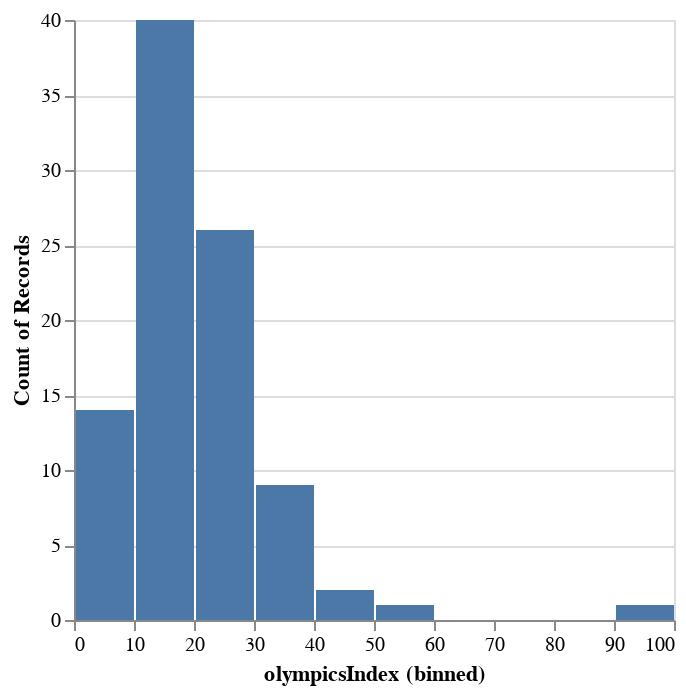

Notebook code cell kept with this figure:
### Code cell
# prompt: Using dataframe data: write codes to generate all the above 19 charts

# Import necessary libraries
import altair as alt
import pandas as pd

# Assuming 'data' is your pandas DataFrame

# 1. Population vs. GDP scatter plot
alt.Chart(data).mark_circle().encode(
    x='population',
    y='gdp',
    tooltip=['name', 'population', 'gdp']
).interactive()


# 2. Olympics Index vs. Sports Index scatter plot
alt.Chart(data).mark_circle().encode(
    x='olympics_index',
    y='sports_index',
    tooltip=['name', 'olympics_index', 'sports_index']
).interactive()


# 3. GDP distribution histogram
alt.Chart(data).mark_bar().encode(
    alt.X("gdp", bin=True),
    y='count()',
).interactive()

#4. Population distribution histogram
alt.Chart(data).mark_bar().encode(
    alt.X("population", bin=True),
    y='count()',
).interactive()

# 5. Olympics Index distribution histogram
alt.Chart(data).mark_bar().encode(
    alt.X('olympics_index', bin=True),
    y='count()',
).interactive()

#6. Sports index distribution histogram
alt.Chart(data).mark_bar().encode(
    alt.X("sports_index", bin=True),
    y='count()',
).interactive()

# 7. Total medals vs. Gold medals scatter plot
alt.Chart(data).mark_circle().encode(
    x='total',
    y='gold',
    tooltip=['name', 'total', 'gold']
).interactive()

# 8. Total medals vs. Silver medals scatter plot
alt.Chart(data).mark_circle().encode(
    x='total',
    y='silver',
    tooltip=['name', 'total', 'silver']
).interactive()

# 9. Total medals vs. Bronze medals scatter plot
alt.Chart(data).mark_circle().encode(
    x='total',
    y='bronze',
    tooltip=['name', 'total', 'bronze']
).interactive()


# 10. Bar chart of total medals by continent
alt.Chart(data).mark_bar().encode(
    x='continent',
    y='sum(total)'
).interactive()


# 11. Bar chart of gold medals by continent
alt.Chart(data).mark_bar().encode(
    x='continent',
    y='sum(gold)'
).interactive()


# 12. Bar chart of silver medals by continent
alt.Chart(data).mark_bar().encode(
    x='continent',
    y='sum(silver)'
).interactive()


# 13. Bar chart of bronze medals by continent
alt.Chart(data).mark_bar().encode(
    x='continent',
    y='sum(bronze)'
).interactive()


# 14. Scatter plot: population vs. olympicsIndex colored by continent
alt.Chart(data).mark_circle().encode(
    x='population',
    y='olympicsIndex',
    color='continent',
    tooltip=['name', 'population', 'olympicsIndex', 'continent']
).interactive()


# 15. Scatter plot: gdp vs. sportsIndex colored by continent
alt.Chart(data).mark_circle().encode(
    x='gdp',
    y='sportsIndex',
    color='continent',
    tooltip=['name', 'gdp', 'sportsIndex', 'continent']
).interactive()

#16. Correlation heatmap
# Assuming you have a correlation matrix (e.g., corr_matrix) from pandas:
# corr_matrix = data.corr()
# alt.Chart(corr_matrix.reset_index().melt('index')).mark_rect().encode(
#     x='index:O',
#     y='variable:O',
#     color='value:Q'
# )

# 17-19.  More charts can be created based on your data, e.g.:
#  * Boxplots
#  * Line charts over time (if you have a time column)
#  * Maps (if you have geographic information)

### Figure 1 — Vega-Lite specification as saved in the notebook (floating-point values rounded to 4 significant figures)
{"config": {"view": {"continuousWidth": 300, "continuousHeight": 300}}, "data": {"name": "data-718b5ed3d7098432b197da9ec9ca2c72"}, "mark": {"type": "bar"}, "encoding": {"x": {"bin": true, "field": "olympicsIndex", "type": "quantitative"}, "y": {"aggregate": "count", "type": "quantitative"}}, "$schema": "https://vega.github.io/schema/vega-lite/v5.20.1.json", "datasets": {"data-718b5ed3d7098432b197da9ec9ca2c72": [{"iso": "ARG", "ioc": "ARG", "name": "Argentina", "continent": "South America", "population": 45376763, "gdp": 383066977654, "olympics_index": 19.6, "sports_index": 9.325, "olympicsIndex": 19.6, "sportsIndex": 9.325, "total": 3, "gold": 0, "silver": 1, "bronze": 2}, {"iso": "ARM", "ioc": "ARM", "name": "Armenia", "continent": "Asia", "population": 2963234, "gdp": 12645459214, "olympics_index": 19.68, "sports_index": 13.5, "olympicsIndex": 19.68, "sportsIndex": 13.5, "total": 4, "gold": 0, "silver": 2, "bronze": 2}, {"iso": "AUS", "ioc": "AUS", "name": "Australia", "continent": "Oceania", "population": 25687041, "gdp": 1330900925057, "olympics_index": 31.17, "sports_index": 11.07, "olympicsIndex": 31.17, "sportsIndex": 11.07, "total": 46, "gold": 17, "silver": 7, "bronze": 22}, {"iso": "AUT", "ioc": "AUT", "name": "Austria", "continent": "Europe", "population": 8917205, "gdp": 428965397959, "olympics_index": 12.21, "sports_index": 15.92, "olympicsIndex": 12.21, "sportsIndex": 15.92, "total": 7, "gold": 1, "silver": 1, "bronze": 5}, {"iso": "AZE", "ioc": "AZE", "name": "Azerbaijan", "continent": "Europe", "population": 10110116, "gdp": 42607176471, "olympics_index": 18.21, "sports_index": 13.1, "olympicsIndex": 18.21, "sportsIndex": 13.1, "total": 7, "gold": 0, "silver": 3, "bronze": 4}, {"iso": "BEL", "ioc": "BEL", "name": "Belgium", "continent": "Europe", "population": 11555997, "gdp": 515332499628, "olympics_index": 15.01, "sports_index": 14.31, "olympicsIndex": 15.01, "sportsIndex": 14.31, "total": 7, "gold": 3, "silver": 1, "bronze": 3}, {"iso": "BFA", "ioc": "BUR", "name": "Burkina Faso", "continent": "Africa", "population": 20903278, "gdp": 17369059295, "olympics_index": 14.91, "sports_index": 12.94, "olympicsIndex": 14.91, "sportsIndex": 12.94, "total": 1, "gold": 0, "silver": 0, "bronze": 1}, {"iso": "BGR", "ioc": "BUL", "name": "Bulgaria", "continent": "Europe", "population": 6927288, "gdp": 69105101090, "olympics_index": 22.68, "sports_index": 19.66, "olympicsIndex": 22.68, "sportsIndex": 19.66, "total": 6, "gold": 3, "silver": 1, "bronze": 2}, {"iso": "BHR", "ioc": "BRN", "name": "Bahrain", "continent": "Asia", "population": 1701583, "gdp": 38474521277, "olympics_index": 14.42, "sports_index": 13.93, "olympicsIndex": 14.42, "sportsIndex": 13.93, "total": 1, "gold": 0, "silver": 1, "bronze": 0}, {"iso": "BHS", "ioc": "BAH", "name": "Bahamas", "continent": "North America", "population": 393248, "gdp": 11250000000, "olympics_index": 18.09, "sports_index": 9.63, "olympicsIndex": 18.09, "sportsIndex": 9.63, "total": 2, "gold": 2, "silver": 0, "bronze": 0}, {"iso": "BLR", "ioc": "BLR", "name": "Belarus", "continent": "Europe", "population": 9398861, "gdp": 60258239056, "olympics_index": 30.98, "sports_index": 11.67, "olympicsIndex": 30.98, "sportsIndex": 11.67, "total": 7, "gold": 1, "silver": 3, "bronze": 3}, {"iso": "BMU", "ioc": "BER", "name": "Bermuda", "continent": "North America", "population": 63903, "gdp": 7484113000, "olympics_index": 51.54, "sports_index": 23.06, "olympicsIndex": 51.54, "sportsIndex": 23.06, "total": 1, "gold": 1, "silver": 0, "bronze": 0}, {"iso": "BRA", "ioc": "BRA", "name": "Brazil", "continent": "South America", "population": 212559409, "gdp": 1444733258972, "olympics_index": 34.49, "sports_index": 22.35, "olympicsIndex": 34.49, "sportsIndex": 22.35, "total": 21, "gold": 7, "silver": 6, "bronze": 8}, {"iso": "BWA", "ioc": "BOT", "name": "Botswana", "continent": "Africa", "population": 2351625, "gdp": 15781732826, "olympics_index": 17.44, "sports_index": 15.42, "olympicsIndex": 17.44, "sportsIndex": 15.42, "total": 1, "gold": 0, "silver": 0, "bronze": 1}, {"iso": "CAN", "ioc": "CAN", "name": "Canada", "continent": "North America", "population": 38005238, "gdp": 1643407977069, "olympics_index": 24.4, "sports_index": 9.155, "olympicsIndex": 24.4, "sportsIndex": 9.155, "total": 24, "gold": 7, "silver": 6, "bronze": 11}, {"iso": "CHE", "ioc": "SUI", "name": "Switzerland", "continent": "Europe", "population": 8636896, "gdp": 747968636174, "olympics_index": 14.2, "sports_index": 16.38, "olympicsIndex": 14.2, "sportsIndex": 16.38, "total": 13, "gold": 3, "silver": 4, "bronze": 6}, {"iso": "CHN", "ioc": "CHN", "name": "China", "continent": "Asia", "population": 1402112000, "gdp": 14722730697890, "olympics_index": 27.47, "sports_index": 8.488, "olympicsIndex": 27.47, "sportsIndex": 8.488, "total": 88, "gold": 38, "silver": 32, "bronze": 18}, {"iso": "CIV", "ioc": "CIV", "name": "Côte d'Ivoire", "continent": null, "population": 26378275, "gdp": 61348579465, "olympics_index": 10.8, "sports_index": 17.35, "olympicsIndex": 10.8, "sportsIndex": 17.35, "total": 1, "gold": 0, "silver": 0, "bronze": 1}, {"iso": "COL", "ioc": "COL", "name": "Colombia", "continent": "South America", "population": 50882884, "gdp": 271346896626, "olympics_index": 20.26, "sports_index": 8.364, "olympicsIndex": 20.26, "sportsIndex": 8.364, "total": 5, "gold": 0, "silver": 4, "bronze": 1}, {"iso": "CUB", "ioc": "CUB", "name": "Cuba", "continent": "North America", "population": 11326616, "gdp": 103131000000, "olympics_index": 30.87, "sports_index": 14.78, "olympicsIndex": 30.87, "sportsIndex": 14.78, "total": 15, "gold": 7, "silver": 3, "bronze": 5}, {"iso": "CZE", "ioc": "CZE", "name": "Czech Republic", "continent": "Europe", "population": 10698896, "gdp": 243530379897, "olympics_index": 27.01, "sports_index": 14.49, "olympicsIndex": 27.01, "sportsIndex": 14.49, "total": 11, "gold": 4, "silver": 4, "bronze": 3}, {"iso": "DEU", "ioc": "GER", "name": "Germany", "continent": "Europe", "population": 83240525, "gdp": 3806060140125, "olympics_index": 13.21, "sports_index": 9.995, "olympicsIndex": 13.21, "sportsIndex": 9.995, "total": 37, "gold": 10, "silver": 11, "bronze": 16}, {"iso": "DNK", "ioc": "DEN", "name": "Denmark", "continent": "Europe", "population": 5831404, "gdp": 355184024841, "olympics_index": 9.946, "sports_index": 10.28, "olympicsIndex": 9.946, "sportsIndex": 10.28, "total": 11, "gold": 3, "silver": 4, "bronze": 4}, {"iso": "DOM", "ioc": "DOM", "name": "Dominican Republic", "continent": "North America", "population": 10847904, "gdp": 78844702329, "olympics_index": 14.14, "sports_index": 9.43, "olympicsIndex": 14.14, "sportsIndex": 9.43, "total": 5, "gold": 0, "silver": 3, "bronze": 2}, {"iso": "ECU", "ioc": "ECU", "name": "Ecuador", "continent": "South America", "population": 17643060, "gdp": 98808010000, "olympics_index": 20.77, "sports_index": 11.09, "olympicsIndex": 20.77, "sportsIndex": 11.09, "total": 3, "gold": 2, "silver": 1, "bronze": 0}, {"iso": "EGY", "ioc": "EGY", "name": "Egypt", "continent": "Africa", "population": 102334403, "gdp": 363069245165, "olympics_index": 13.09, "sports_index": 26.08, "olympicsIndex": 13.09, "sportsIndex": 26.08, "total": 6, "gold": 1, "silver": 1, "bronze": 4}, {"iso": "ESP", "ioc": "ESP", "name": "Spain", "continent": "Europe", "population": 47351567, "gdp": 1281199091016, "olympics_index": 25.17, "sports_index": 12.81, "olympicsIndex": 25.17, "sportsIndex": 12.81, "total": 17, "gold": 3, "silver": 8, "bronze": 6}, {"iso": "EST", "ioc": "EST", "name": "Estonia", "continent": "Europe", "population": 1331057, "gdp": 31029968591, "olympics_index": 18.79, "sports_index": 13.89, "olympicsIndex": 18.79, "sportsIndex": 13.89, "total": 2, "gold": 1, "silver": 0, "bronze": 1}, {"iso": "ETH", "ioc": "ETH", "name": "Ethiopia", "continent": "Africa", "population": 114963583, "gdp": 107645054312, "olympics_index": 21.38, "sports_index": 72.23, "olympicsIndex": 21.38, "sportsIndex": 72.23, "total": 4, "gold": 1, "silver": 1, "bronze": 2}, {"iso": "FIN", "ioc": "FIN", "name": "Finland", "continent": "Europe", "population": 5530719, "gdp": 271233883404, "olympics_index": 26.43, "sports_index": 7.691, "olympicsIndex": 26.43, "sportsIndex": 7.691, "total": 2, "gold": 0, "silver": 0, "bronze": 2}, {"iso": "FJI", "ioc": "FIJ", "name": "Fiji", "continent": "Oceania", "population": 896444, "gdp": 4376014756, "olympics_index": 19.69, "sports_index": 11.74, "olympicsIndex": 19.69, "sportsIndex": 11.74, "total": 2, "gold": 1, "silver": 0, "bronze": 1}, {"iso": "FRA", "ioc": "FRA", "name": "France", "continent": "Europe", "population": 67391582, "gdp": 2603004395902, "olympics_index": 15.78, "sports_index": 16.23, "olympicsIndex": 15.78, "sportsIndex": 16.23, "total": 33, "gold": 10, "silver": 12, "bronze": 11}, {"iso": "GBR", "ioc": "GBR", "name": "Great Britain", "continent": "Europe", "population": 67215293, "gdp": 2707743777174, "olympics_index": 23.15, "sports_index": 29.54, "olympicsIndex": 23.15, "sportsIndex": 29.54, "total": 65, "gold": 22, "silver": 21, "bronze": 22}, {"iso": "GEO", "ioc": "GEO", "name": "Georgia", "continent": "Europe", "population": 3714000, "gdp": 15891688903, "olympics_index": 21.67, "sports_index": 11.55, "olympicsIndex": 21.67, "sportsIndex": 11.55, "total": 8, "gold": 2, "silver": 5, "bronze": 1}, {"iso": "GHA", "ioc": "GHA", "name": "Ghana", "continent": "Africa", "population": 31072945, "gdp": 72354428865, "olympics_index": 12.3, "sports_index": 25.18, "olympicsIndex": 12.3, "sportsIndex": 25.18, "total": 1, "gold": 0, "silver": 0, "bronze": 1}, {"iso": "GRC", "ioc": "GRE", "name": "Greece", "continent": "Europe", "population": 10715549, "gdp": 189410106620, "olympics_index": 17.24, "sports_index": 25.24, "olympicsIndex": 17.24, "sportsIndex": 25.24, "total": 4, "gold": 2, "silver": 1, "bronze": 1}, {"iso": "GRD", "ioc": "GRN", "name": "Grenada", "continent": "North America", "population": 112519, "gdp": 1089203704, "olympics_index": 30.03, "sports_index": 15.97, "olympicsIndex": 30.03, "sportsIndex": 15.97, "total": 1, "gold": 0, "silver": 0, "bronze": 1}, {"iso": "HKG", "ioc": "HKG", "name": "Hong Kong, China", "continent": "Asia", "population": 7481800, "gdp": 346585881504, "olympics_index": 26.36, "sports_index": 9.797, "olympicsIndex": 26.36, "sportsIndex": 9.797, "total": 6, "gold": 1, "silver": 2, "bronze": 3}, {"iso": "HRV", "ioc": "CRO", "name": "Croatia", "continent": "Europe", "population": 4047200, "gdp": 55966581780, "olympics_index": 17.37, "sports_index": 32.75, "olympicsIndex": 17.37, "sportsIndex": 32.75, "total": 8, "gold": 3, "silver": 3, "bronze": 2}, {"iso": "HUN", "ioc": "HUN", "name": "Hungary", "continent": "Europe", "population": 9749763, "gdp": 155012927629, "olympics_index": 43.59, "sports_index": 17.51, "olympicsIndex": 43.59, "sportsIndex": 17.51, "total": 20, "gold": 6, "silver": 7, "bronze": 7}, {"iso": "IDN", "ioc": "INA", "name": "Indonesia", "continent": "Asia", "population": 273523621, "gdp": 1058423838345, "olympics_index": 8.214, "sports_index": 11.08, "olympicsIndex": 8.214, "sportsIndex": 11.08, "total": 5, "gold": 1, "silver": 1, "bronze": 3}, {"iso": "IND", "ioc": "IND", "name": "India", "continent": "Asia", "population": 1380004385, "gdp": 2622983732006, "olympics_index": 13.36, "sports_index": 10.57, "olympicsIndex": 13.36, "sportsIndex": 10.57, "total": 7, "gold": 1, "silver": 2, "bronze": 4}, {"iso": "IRL", "ioc": "IRL", "name": "Ireland", "continent": "Europe", "population": 4994724, "gdp": 418621818482, "olympics_index": null, "sports_index": null, "olympicsIndex": 0.0, "sportsIndex": 0.0, "total": 4, "gold": 2, "silver": 0, "bronze": 2}, {"iso": "IRN", "ioc": "IRI", "name": "Iran", "continent": "Asia", "population": 83992953, "gdp": 191718271484, "olympics_index": 13.81, "sports_index": 27.34, "olympicsIndex": 13.81, "sportsIndex": 27.34, "total": 7, "gold": 3, "silver": 2, "bronze": 2}, {"iso": "ISR", "ioc": "ISR", "name": "Israel", "continent": "Asia", "population": 9216900, "gdp": 401953804837, "olympics_index": 13.39, "sports_index": 36.76, "olympicsIndex": 13.39, "sportsIndex": 36.76, "total": 4, "gold": 2, "silver": 0, "bronze": 2}, {"iso": "ITA", "ioc": "ITA", "name": "Italy", "continent": "Europe", "population": 59554023, "gdp": 1886445268341, "olympics_index": 19.75, "sports_index": 18.9, "olympicsIndex": 19.75, "sportsIndex": 18.9, "total": 40, "gold": 10, "silver": 10, "bronze": 20}, {"iso": "JAM", "ioc": "JAM", "name": "Jamaica", "continent": "North America", "population": 2961161, "gdp": 13812421803, "olympics_index": 27.94, "sports_index": 13.03, "olympicsIndex": 27.94, "sportsIndex": 13.03, "total": 9, "gold": 4, "silver": 1, "bronze": 4}, {"iso": "JOR", "ioc": "JOR", "name": "Jordan", "continent": "Asia", "population": 10203140, "gdp": 43697659275, "olympics_index": 8.254, "sports_index": 12.86, "olympicsIndex": 8.254, "sportsIndex": 12.86, "total": 2, "gold": 0, "silver": 1, "bronze": 1}, {"iso": "JPN", "ioc": "JPN", "name": "Japan", "continent": "Asia", "population": 125836021, "gdp": 5064872875605, "olympics_index": 100.0, "sports_index": 10.61, "olympicsIndex": 100.0, "sportsIndex": 10.61, "total": 58, "gold": 27, "silver": 14, "bronze": 17}, {"iso": "KAZ", "ioc": "KAZ", "name": "Kazakhstan", "continent": "Europe", "population": 18754440, "gdp": 169835426427, "olympics_index": 38.98, "sports_index": 12.23, "olympicsIndex": 38.98, "sportsIndex": 12.23, "total": 8, "gold": 0, "silver": 0, "bronze": 8}, {"iso": "KEN", "ioc": "KEN", "name": "Kenya", "continent": "Africa", "population": 53771300, "gdp": 98842939649, "olympics_index": 9.495, "sports_index": 21.62, "olympicsIndex": 9.495, "sportsIndex": 21.62, "total": 10, "gold": 4, "silver": 4, "bronze": 2}, {"iso": "KGZ", "ioc": "KGZ", "name": "Kyrgyzstan", "continent": "Asia", "population": 6591600, "gdp": 7735976613, "olympics_index": 30.85, "sports_index": 11.74, "olympicsIndex": 30.85, "sportsIndex": 11.74, "total": 3, "gold": 0, "silver": 2, "bronze": 1}, {"iso": "KOR", "ioc": "KOR", "name": "South Korea", "continent": "Asia", "population": 51780579, "gdp": 1630525005469, "olympics_index": 16.17, "sports_index": 10.61, "olympicsIndex": 16.17, "sportsIndex": 10.61, "total": 20, "gold": 6, "silver": 4, "bronze": 10}, {"iso": "KWT", "ioc": "KUW", "name": "Kuwait", "continent": "Asia", "population": 4270563, "gdp": 136196760181, "olympics_index": 10.79, "sports_index": 13.99, "olympicsIndex": 10.79, "sportsIndex": 13.99, "total": 1, "gold": 0, "silver": 0, "bronze": 1}, {"iso": "LTU", "ioc": "LTU", "name": "Lithuania", "continent": "Europe", "population": 2794700, "gdp": 55887271833, "olympics_index": 38.01, "sports_index": 11.84, "olympicsIndex": 38.01, "sportsIndex": 11.84, "total": 1, "gold": 0, "silver": 1, "bronze": 0}, {"iso": "LVA", "ioc": "LAT", "name": "Latvia", "continent": "Europe", "population": 1901548, "gdp": 33505185229, "olympics_index": 21.99, "sports_index": 15.52, "olympicsIndex": 21.99, "sportsIndex": 15.52, "total": 2, "gold": 1, "silver": 0, "bronze": 1}, {"iso": "MAR", "ioc": "MAR", "name": "Morocco", "continent": "Africa", "population": 36910558, "gdp": 112870591694, "olympics_index": 7.15, "sports_index": 21.3, "olympicsIndex": 7.15, "sportsIndex": 21.3, "total": 1, "gold": 1, "silver": 0, "bronze": 0}, {"iso": "MDA", "ioc": "MDA", "name": "Moldova", "continent": null, "population": 2617820, "gdp": 11914040905, "olympics_index": 23.56, "sports_index": 10.58, "olympicsIndex": 23.56, "sportsIndex": 10.58, "total": 1, "gold": 0, "silver": 0, "bronze": 1}, {"iso": "MEX", "ioc": "MEX", "name": "Mexico", "continent": "North America", "population": 128932753, "gdp": 1076163316175, "olympics_index": 23.73, "sports_index": 7.826, "olympicsIndex": 23.73, "sportsIndex": 7.826, "total": 4, "gold": 0, "silver": 0, "bronze": 4}, {"iso": "MKD", "ioc": "MKD", "name": "North Macedonia", "continent": null, "population": 2083380, "gdp": 12266949805, "olympics_index": null, "sports_index": null, "olympicsIndex": 0.0, "sportsIndex": 0.0, "total": 1, "gold": 0, "silver": 1, "bronze": 0}, {"iso": "MNG", "ioc": "MGL", "name": "Mongolia", "continent": "Asia", "population": 3278292, "gdp": 13137128659, "olympics_index": 26.45, "sports_index": 7.726, "olympicsIndex": 26.45, "sportsIndex": 7.726, "total": 4, "gold": 0, "silver": 1, "bronze": 3}, {"iso": "MYS", "ioc": "MAS", "name": "Malaysia", "continent": "Asia", "population": 32365998, "gdp": 336664444247, "olympics_index": 11.0, "sports_index": 8.921, "olympicsIndex": 11.0, "sportsIndex": 8.921, "total": 2, "gold": 0, "silver": 1, "bronze": 1}, {"iso": "NAM", "ioc": "NAM", "name": "Namibia", "continent": "Africa", "population": 2540916, "gdp": 10699926683, "olympics_index": 10.28, "sports_index": 29.5, "olympicsIndex": 10.28, "sportsIndex": 29.5, "total": 1, "gold": 0, "silver": 1, "bronze": 0}, {"iso": "NGA", "ioc": "NGR", "name": "Nigeria", "continent": "Africa", "population": 206139587, "gdp": 432293776262, "olympics_index": 7.483, "sports_index": 20.31, "olympicsIndex": 7.483, "sportsIndex": 20.31, "total": 2, "gold": 0, "silver": 1, "bronze": 1}, {"iso": "NLD", "ioc": "NED", "name": "Netherlands", "continent": "Europe", "population": 17441139, "gdp": 912242335119, "olympics_index": 16.62, "sports_index": 9.394, "olympicsIndex": 16.62, "sportsIndex": 9.394, "total": 36, "gold": 10, "silver": 12, "bronze": 14}, {"iso": "NOR", "ioc": "NOR", "name": "Norway", "continent": "Europe", "population": 5379475, "gdp": 362008956545, "olympics_index": 16.53, "sports_index": 11.54, "olympicsIndex": 16.53, "sportsIndex": 11.54, "total": 8, "gold": 4, "silver": 2, "bronze": 2}, {"iso": "NZL", "ioc": "NZL", "name": "New Zealand", "continent": "Oceania", "population": 5084300, "gdp": 212482013605, "olympics_index": 28.27, "sports_index": 14.39, "olympicsIndex": 28.27, "sportsIndex": 14.39, "total": 20, "gold": 7, "silver": 6, "bronze": 7}, {"iso": "PHL", "ioc": "PHI", "name": "Philippines", "continent": "Asia", "population": 109581085, "gdp": 361489354350, "olympics_index": 11.3, "sports_index": 7.396, "olympicsIndex": 11.3, "sportsIndex": 7.396, "total": 4, "gold": 1, "silver": 2, "bronze": 1}, {"iso": "POL", "ioc": "POL", "name": "Poland", "continent": "Europe", "population": 37950802, "gdp": 594164690895, "olympics_index": 26.0, "sports_index": 17.01, "olympicsIndex": 26.0, "sportsIndex": 17.01, "total": 14, "gold": 4, "silver": 5, "bronze": 5}, {"iso": "PRI", "ioc": "PUR", "name": "Puerto Rico", "continent": "North America", "population": 3194034, "gdp": 103138300000, "olympics_index": 28.37, "sports_index": 8.646, "olympicsIndex": 28.37, "sportsIndex": 8.646, "total": 1, "gold": 1, "silver": 0, "bronze": 0}, {"iso": "PRT", "ioc": "POR", "name": "Portugal", "continent": "Europe", "population": 10305564, "gdp": 231255587277, "olympics_index": 25.37, "sports_index": 19.05, "olympicsIndex": 25.37, "sportsIndex": 19.05, "total": 4, "gold": 1, "silver": 1, "bronze": 2}, {"iso": "QAT", "ioc": "QAT", "name": "Qatar", "continent": "Asia", "population": 2881060, "gdp": 146373588867, "olympics_index": 17.71, "sports_index": 15.5, "olympicsIndex": 17.71, "sportsIndex": 15.5, "total": 3, "gold": 2, "silver": 0, "bronze": 1}, {"iso": "ROU", "ioc": "ROU", "name": "Romania", "continent": "Europe", "population": 19286123, "gdp": 248715551367, "olympics_index": 10.93, "sports_index": 14.97, "olympicsIndex": 10.93, "sportsIndex": 14.97, "total": 4, "gold": 1, "silver": 3, "bronze": 0}, {"iso": "RUS", "ioc": "ROC", "name": "Russia", "continent": "Europe", "population": 144104080, "gdp": 1483497784868, "olympics_index": 44.46, "sports_index": 11.02, "olympicsIndex": 44.46, "sportsIndex": 11.02, "total": 71, "gold": 20, "silver": 28, "bronze": 23}, {"iso": "SAU", "ioc": "KSA", "name": "Saudi Arabia", "continent": "Asia", "population": 34813867, "gdp": 700117873249, "olympics_index": 7.665, "sports_index": 13.24, "olympicsIndex": 7.665, "sportsIndex": 13.24, "total": 1, "gold": 0, "silver": 1, "bronze": 0}, {"iso": "SMR", "ioc": "SMR", "name": "San Marino", "continent": "Europe", "population": 33938, "gdp": 1616369646, "olympics_index": 1.0, "sports_index": 24.09, "olympicsIndex": 1.0, "sportsIndex": 24.09, "total": 3, "gold": 0, "silver": 1, "bronze": 2}, {"iso": "SRB", "ioc": "SRB", "name": "Serbia", "continent": "Europe", "population": 6908224, "gdp": 52960134079, "olympics_index": 19.55, "sports_index": 36.28, "olympicsIndex": 19.55, "sportsIndex": 36.28, "total": 9, "gold": 3, "silver": 1, "bronze": 5}, {"iso": "SVK", "ioc": "SVK", "name": "Slovakia", "continent": "Europe", "population": 5458827, "gdp": 104574146248, "olympics_index": 26.04, "sports_index": 25.27, "olympicsIndex": 26.04, "sportsIndex": 25.27, "total": 4, "gold": 1, "silver": 2, "bronze": 1}, {"iso": "SVN", "ioc": "SLO", "name": "Slovenia", "continent": "Europe", "population": 2100126, "gdp": 52880473700, "olympics_index": 26.27, "sports_index": 26.22, "olympicsIndex": 26.27, "sportsIndex": 26.22, "total": 5, "gold": 3, "silver": 1, "bronze": 1}, {"iso": "SWE", "ioc": "SWE", "name": "Sweden", "continent": "Europe", "population": 10353442, "gdp": 537609865719, "olympics_index": 16.21, "sports_index": 9.907, "olympicsIndex": 16.21, "sportsIndex": 9.907, "total": 9, "gold": 3, "silver": 6, "bronze": 0}, {"iso": "SYR", "ioc": "SYR", "name": "Syria", "continent": null, "population": 17500657, "gdp": 0, "olympics_index": 7.751, "sports_index": 16.58, "olympicsIndex": 7.751, "sportsIndex": 16.58, "total": 1, "gold": 0, "silver": 0, "bronze": 1}, {"iso": "THA", "ioc": "THA", "name": "Thailand", "continent": "Asia", "population": 69799978, "gdp": 501794961925, "olympics_index": 6.718, "sports_index": 12.87, "olympicsIndex": 6.718, "sportsIndex": 12.87, "total": 2, "gold": 1, "silver": 0, "bronze": 1}, {"iso": "TKM", "ioc": "TKM", "name": "Turkmenistan", "continent": "Asia", "population": 6031187, "gdp": 45231428571, "olympics_index": 38.36, "sports_index": 17.44, "olympicsIndex": 38.36, "sportsIndex": 17.44, "total": 1, "gold": 0, "silver": 1, "bronze": 0}, {"iso": "TUN", "ioc": "TUN", "name": "Tunisia", "continent": "Africa", "population": 11818618, "gdp": 39235672868, "olympics_index": 10.0, "sports_index": 20.16, "olympicsIndex": 10.0, "sportsIndex": 20.16, "total": 2, "gold": 1, "silver": 1, "bronze": 0}, {"iso": "TUR", "ioc": "TUR", "name": "Turkey", "continent": "Europe", "population": 84339067, "gdp": 720101212394, "olympics_index": 11.03, "sports_index": 18.98, "olympicsIndex": 11.03, "sportsIndex": 18.98, "total": 13, "gold": 2, "silver": 2, "bronze": 9}, {"iso": "TWN", "ioc": "TPE", "name": "Taiwan", "continent": "Asia", "population": 23570000, "gdp": 668510000000, "olympics_index": 15.73, "sports_index": 13.64, "olympicsIndex": 15.73, "sportsIndex": 13.64, "total": 12, "gold": 2, "silver": 4, "bronze": 6}, {"iso": "UGA", "ioc": "UGA", "name": "Uganda", "continent": "Africa", "population": 45741000, "gdp": 37372032558, "olympics_index": 9.206, "sports_index": 30.72, "olympicsIndex": 9.206, "sportsIndex": 30.72, "total": 4, "gold": 2, "silver": 1, "bronze": 1}, {"iso": "UKR", "ioc": "UKR", "name": "Ukraine", "continent": "Europe", "population": 44134693, "gdp": 155582008717, "olympics_index": 18.78, "sports_index": 14.34, "olympicsIndex": 18.78, "sportsIndex": 14.34, "total": 19, "gold": 1, "silver": 6, "bronze": 12}, {"iso": "USA", "ioc": "USA", "name": "United States", "continent": "North America", "population": 329484123, "gdp": 20936600000000, "olympics_index": 26.16, "sports_index": 9.788, "olympicsIndex": 26.16, "sportsIndex": 9.788, "total": 113, "gold": 39, "silver": 41, "bronze": 33}, {"iso": "UZB", "ioc": "UZB", "name": "Uzbekistan", "continent": "Asia", "population": 34232050, "gdp": 57707189945, "olympics_index": 24.83, "sports_index": 11.63, "olympicsIndex": 24.83, "sportsIndex": 11.63, "total": 5, "gold": 3, "silver": 0, "bronze": 2}, {"iso": "VEN", "ioc": "VEN", "name": "Venezuela", "continent": "South America", "population": 28435943, "gdp": 482400000000, "olympics_index": 25.13, "sports_index": 10.63, "olympicsIndex": 25.13, "sportsIndex": 10.63, "total": 4, "gold": 1, "silver": 3, "bronze": 0}, {"iso": "XKX", "ioc": "KOS", "name": "Kosovo", "continent": null, "population": 1775378, "gdp": 7611402165, "olympics_index": 7.981, "sports_index": 22.47, "olympicsIndex": 7.981, "sportsIndex": 22.47, "total": 2, "gold": 2, "silver": 0, "bronze": 0}, {"iso": "ZAF", "ioc": "RSA", "name": "South Africa", "continent": "Africa", "population": 59308690, "gdp": 301923639270, "olympics_index": 11.49, "sports_index": 14.05, "olympicsIndex": 11.49, "sportsIndex": 14.05, "total": 3, "gold": 1, "silver": 2, "bronze": 0}]}}
